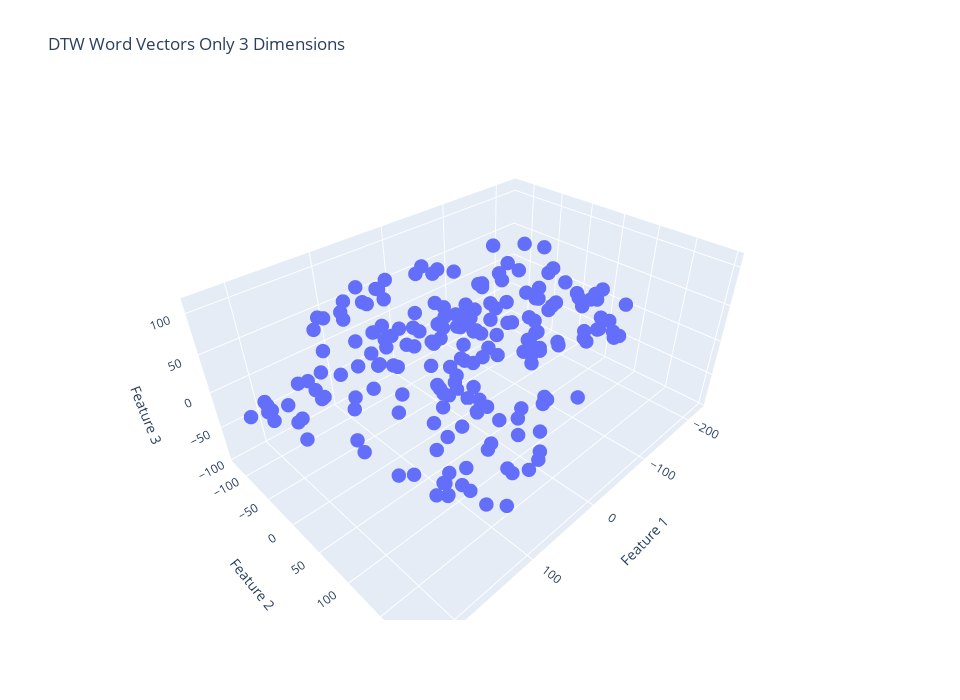
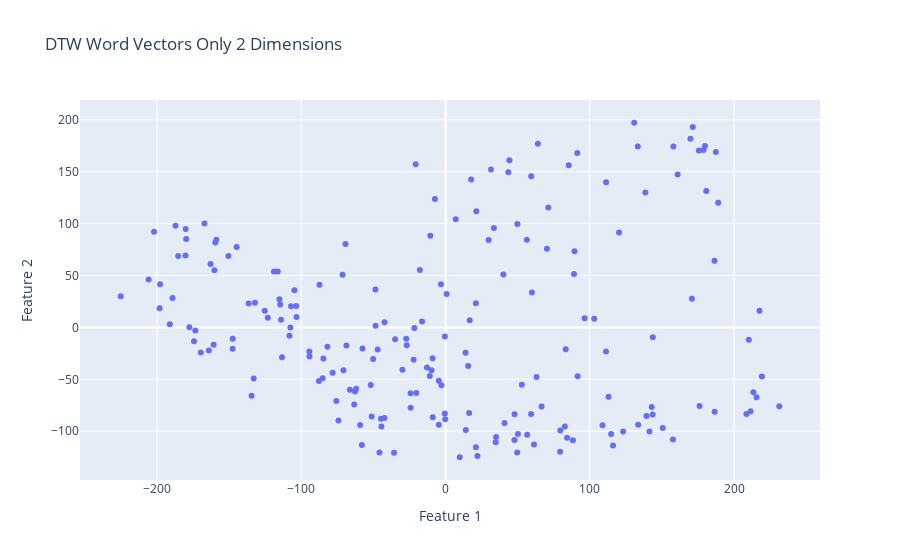

Write notebook code for charts like these, in order.
### Markdown cell above
## MFCC

### Code cell
mfcc_matrix_matrix = np.array(mfcc_matrix)
dim_red.fit(mfcc_matrix)
print("The explained variance by each PCA component  is ", dim_red.explained_variance_ratio_)
first_components_idxs = np.argsort(np.abs(dim_red.components_[0]))[::-1]
second_components_idxs = np.argsort(np.abs(dim_red.components_[1]))[::-1]
third_components_idxs = np.argsort(np.abs(dim_red.components_[2]))[::-1]

print("The 1st PCA component expressed as a linear combination of the original features (columns): ")
print(dim_red.components_[0][first_components_idxs[0]], " of MFCC coefficient ", first_components_idxs[0])
print(dim_red.components_[0][first_components_idxs[1]], " of MFCC coefficient ", first_components_idxs[1])
print(dim_red.components_[0][first_components_idxs[2]], " of MFCC coefficient ", first_components_idxs[2])

print("The 2nd PCA component expressed as a linear combination of the original features (columns): ")
print(dim_red.components_[1][second_components_idxs[0]], " of MFCC coefficient ", second_components_idxs[0])
print(dim_red.components_[1][second_components_idxs[1]], " of MFCC coefficient ", second_components_idxs[1])
print(dim_red.components_[1][second_components_idxs[2]], " of MFCC coefficient ", second_components_idxs[2])

print("The 3rd PCA component expressed as a linear combination of the original features (columns): ")
print(dim_red.components_[2][third_components_idxs[0]], " of MFCC coefficient ", third_components_idxs[0])
print(dim_red.components_[2][third_components_idxs[1]], " of MFCC coefficient ", third_components_idxs[1])
print(dim_red.components_[2][third_components_idxs[2]], " of MFCC coefficient ", third_components_idxs[2])

threeD_vectors_mfcc = dim_red.transform(mfcc_matrix)
visualize_3d(threeD_vectors_mfcc, "DTW Word Vectors Only 3 Dimensions")
twoD_vectors_mfcc = threeD_vectors_mfcc[:, 0:2]
visualize_2d(twoD_vectors_mfcc, "DTW Word Vectors Only 2 Dimensions")

# If you experience the error "Mime type rendering requires nbformat>=4.2.0 but it is not installed"
# Type the following in the terminal: "pip install --upgrade nbformat"
# Then, restart the kernal and re-runn the cells

### Figure 1 — Plotly figure (JSON) as saved in the notebook; plotly's stock layout.template omitted (floating-point values rounded to 4 significant figures; data arrays with more than 128 entries replaced by an {"elided": "..."} marker saying what was removed)
{"data": [{"hovertemplate": "Feature 1=%{x}<br>Feature 2=%{y}<br>Feature 3=%{z}<extra></extra>", "legendgroup": "", "marker": {"color": "#636efa", "size": 5, "symbol": "circle"}, "mode": "markers", "name": "", "scene": "scene", "showlegend": false, "type": "scatter3d", "x": {"elided": "197 float values"}, "y": {"elided": "197 float values"}, "z": {"elided": "197 float values"}}], "layout": {"height": 700, "legend": {"tracegroupgap": 0}, "scene": {"domain": {"x": [0, 1], "y": [0, 1]}, "xaxis": {"title": {"text": "Feature 1"}}, "yaxis": {"title": {"text": "Feature 2"}}, "zaxis": {"title": {"text": "Feature 3"}}}, "title": {"text": "DTW Word Vectors Only 3 Dimensions"}, "width": 960}}

### Figure 2 — Plotly figure (JSON) as saved in the notebook; plotly's stock layout.template omitted (floating-point values rounded to 4 significant figures; data arrays with more than 128 entries replaced by an {"elided": "..."} marker saying what was removed)
{"data": [{"hovertemplate": "Feature 1=%{x}<br>Feature 2=%{y}<extra></extra>", "legendgroup": "", "marker": {"color": "#636efa", "symbol": "circle"}, "mode": "markers", "name": "", "orientation": "v", "showlegend": false, "type": "scatter", "x": {"elided": "197 float values"}, "xaxis": "x", "y": {"elided": "197 float values"}, "yaxis": "y"}], "layout": {"legend": {"tracegroupgap": 0}, "title": {"text": "DTW Word Vectors Only 2 Dimensions"}, "xaxis": {"anchor": "y", "domain": [0, 1], "title": {"text": "Feature 1"}}, "yaxis": {"anchor": "x", "domain": [0, 1], "title": {"text": "Feature 2"}}}}
